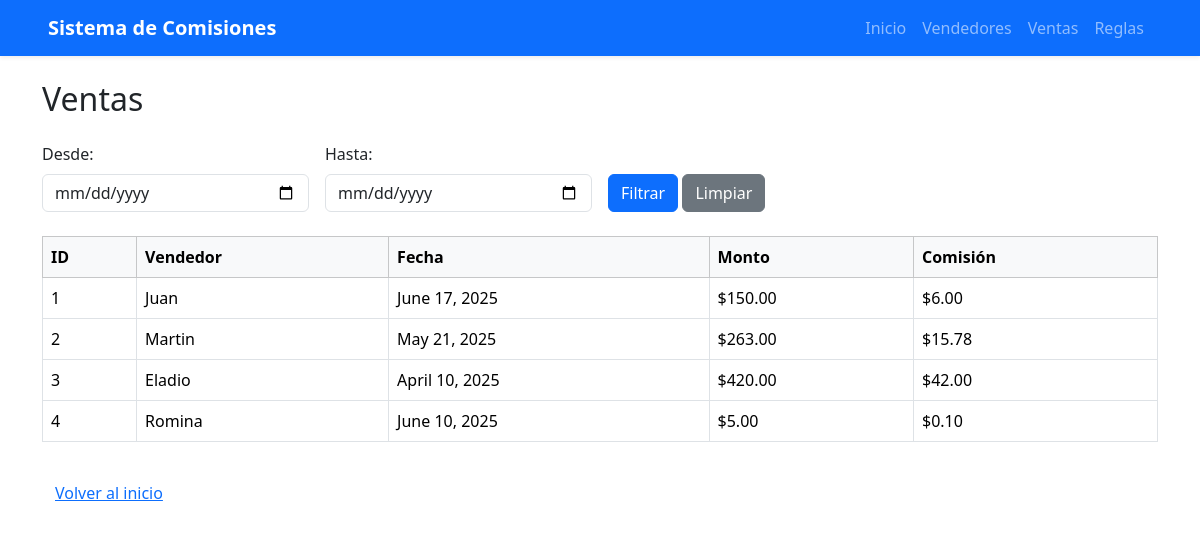
/ventas/, run on an earlier commit of the app's database.
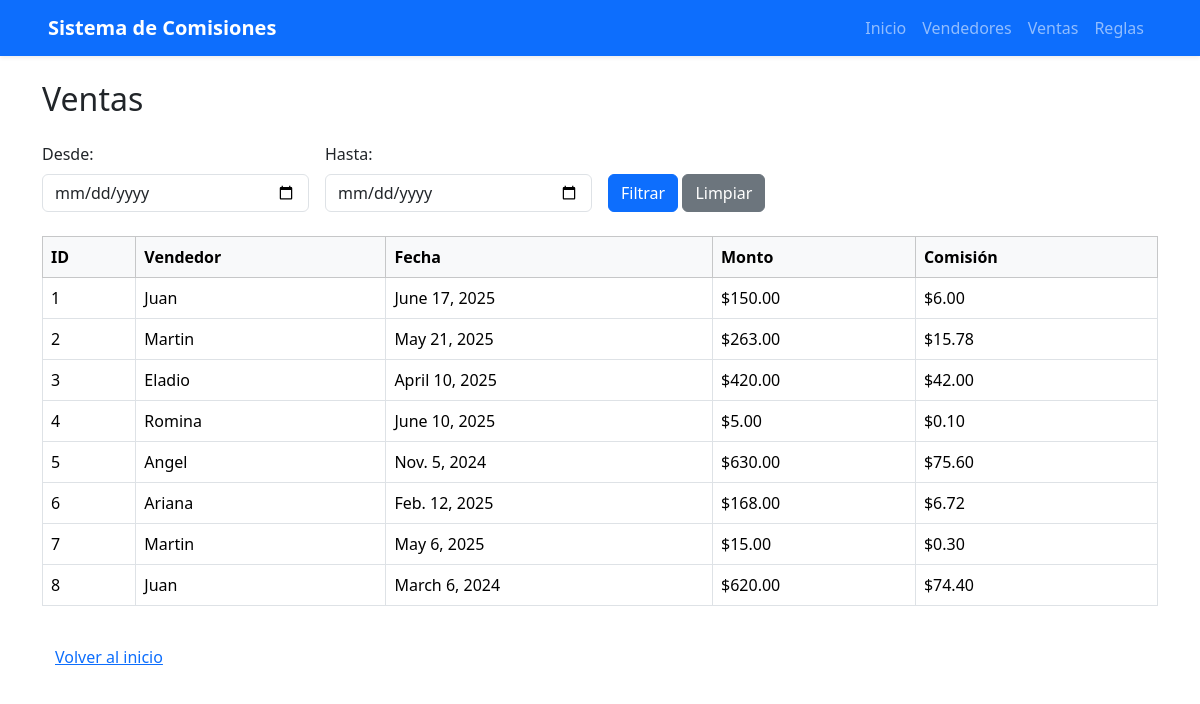
And on a later commit of the database.
### minicore/models.py (models this page shows, shortened)
class Venta(models.Model):
    vendedor = models.ForeignKey(Vendedor, on_delete=models.CASCADE, related_name='ventas')
    fecha = models.DateField()
    monto = models.DecimalField(max_digits=10, decimal_places=2)

class Vendedor(models.Model):
    nombre = models.CharField(max_length=100)

### minicore/views.py (the view)
# urls.py: path('ventas/', views.listar_ventas, name='listar_ventas'),
def listar_ventas(request):
    ventas = Venta.objects.select_related('vendedor').all()
    fecha_inicio = request.GET.get('fecha_inicio')
    fecha_fin = request.GET.get('fecha_fin')
    if fecha_inicio and fecha_fin:
        ventas = ventas.filter(fecha__range=[fecha_inicio, fecha_fin])
    ventas_con_comision = []
    for venta in ventas:
        regla = Reglas.objects.filter(monto_min__lte=venta.monto, monto_max__gte=venta.monto).first()
        comision = 0
        if regla:
            comision = venta.monto * (regla.porcentaje / 100)
        ventas_con_comision.append({
            'venta' : venta,
            'comision': round(comision, 2),
        })
    context = {
        'ventas_con_comision': ventas_con_comision,
        'fecha_inicio': fecha_inicio,
        'fecha_fin': fecha_fin,
    }
    return render(request, 'ventas.html', context)

### minicore/templates/ventas.html
{% extends 'base.html' %}
{% block content %}
<div class="container mt-4">
    <h2 class="mb-4">Ventas</h2>
    <form method="get" class="row g-3 align-items-end mb-4">
        <div class="col-md-3">
            <label for="fecha_inicio" class="form-label">Desde:</label>
            <input type="date" class="form-control" name="fecha_inicio" id="fecha_inicio" value="{{ fecha_inicio }}">
        </div>
        <div class="col-md-3">
            <label for="fecha_fin" class="form-label">Hasta:</label>
            <input type="date" class="form-control" name="fecha_fin" id="fecha_fin" value="{{ fecha_fin }}">
        </div>
        <div class="col-md-auto">
            <button type="submit" class="btn btn-primary">Filtrar</button>
            <a href="{% url 'listar_ventas' %}" class="btn btn-secondary">Limpiar</a>
        </div>
    </form>
    <div class="table-responsive">
        <table class="table table-bordered table-hover align-middle">
            <thead class="table-light">
                <tr>
                    <th scope="col">ID</th>
                    <th scope="col">Vendedor</th>
                    <th scope="col">Fecha</th>
                    <th scope="col">Monto</th>
                    <th scope="col">Comisión</th>
                </tr>
            </thead>
            <tbody>
                {% for item in ventas_con_comision %}
                <tr>
                    <td>{{ item.venta.id }}</td>
                    <td>{{ item.venta.vendedor.nombre }}</td>
                    <td>{{ item.venta.fecha }}</td>
                    <td>${{ item.venta.monto|floatformat:2 }}</td>
                    <td>${{ item.comision|floatformat:2 }}</td>
                </tr>
                {% empty %}
                <tr>
                    <td colspan="5" class="text-center text-muted">No hay ventas en este rango de fechas.</td>
                </tr>
                {% endfor %}
            </tbody>
        </table>
    </div>
    <a href="/" class="btn btn-link mt-3">Volver al inicio</a>
</div>
{% endblock %}

### minicore/templates/base.html (shortened to what this page needs)
<!DOCTYPE html>
<html lang="en">
<head>
<link href="https://cdn.jsdelivr.net/npm/bootstrap@5.3.3/dist/css/bootstrap.min.css" rel="stylesheet">
</head>
<body>
    <nav class="navbar navbar-expand-lg navbar-dark bg-primary shadow-sm">
      <div class="container-fluid px-5">
        <a class="navbar-brand fw-bold" href="/">Sistema de Comisiones</a>
          <ul class="navbar-nav ms-auto mb-2 mb-lg-0">
            <li class="nav-item">
              <a class="nav-link {% if request.path == '/' %}active{% endif %}" href="/">Inicio</a>
            </li>
            <li class="nav-item">
              <a class="nav-link {% if request.path == '/vendedores' %}active{% endif %}" href="/vendedores">Vendedores</a>
            </li>
            <li class="nav-item">
              <a class="nav-link {% if request.path == '/ventas' %}active{% endif %}" href="/ventas">Ventas</a>
            </li>
            <li class="nav-item">
              <a class="nav-link {% if request.path == '/reglas' %}active{% endif %}" href="/reglas">Reglas</a>
            </li>
          </ul>
      </div>
    </nav>
    {% block content %}
    {% endblock %}
</body>
</html>

What changed in the data, as far as the page shows it:
added Venta: venta.id "5", venta.vendedor.nombre "Angel", venta.fecha "Nov. 5, 2024", venta.monto "630.00", comision "75.60"
added Venta: venta.id "6", venta.vendedor.nombre "Ariana", venta.fecha "Feb. 12, 2025", venta.monto "168.00", comision "6.72"
added Venta: venta.id "7", venta.vendedor.nombre "Martin", venta.fecha "May 6, 2025", venta.monto "15.00", comision "0.30"
added Venta: venta.id "8", venta.vendedor.nombre "Juan", venta.fecha "March 6, 2024", venta.monto "620.00", comision "74.40"
